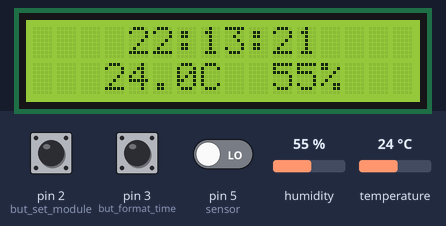
This sketch was run on a simulated Arduino Uno, built with avr-gcc and run on an emulated ATmega328P. Shown: 16×2 character LCD. The test bench sets the inputs (shaded band); at power-on: pin 3 (but_format_time) HIGH, humidity 55 %, temperature 24 °C, pin 2 (but_set_module) HIGH, pin 5 (sensor) LOW. The local clock reads 2024-03-15 10:24:30 at power-on unless the sketch sets it.

Above: at 1.2 s.
1.3 s: pin 3 (but_format_time) pulled LOW for 1.35 s
At 2.8 s:
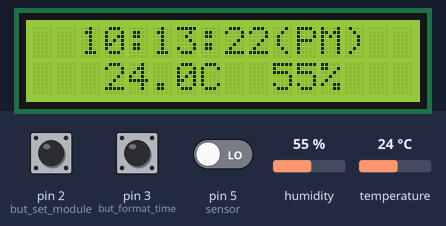
6.7 s: humidity set to 22 %
At 10.8 s:
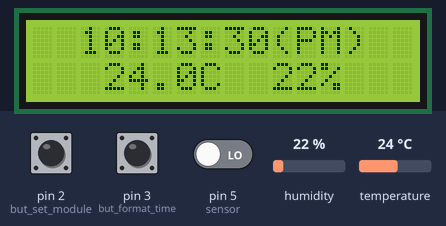
10.9 s: temperature set to 12 °C
At 14.9 s:
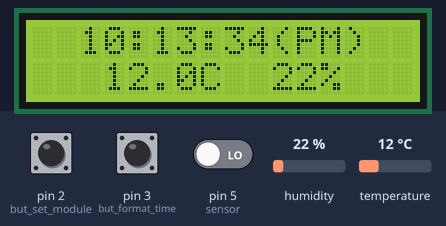
15.0 s: pin 2 (but_set_module) pulled LOW for 1.35 s
17.8 s: pin 3 (but_format_time) pulled LOW for 3.2 s
At 20.4 s:
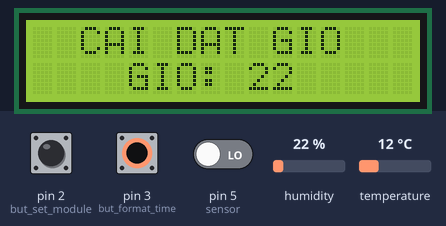
22.5 s: temperature set to 8 °C
At 26.24 s:
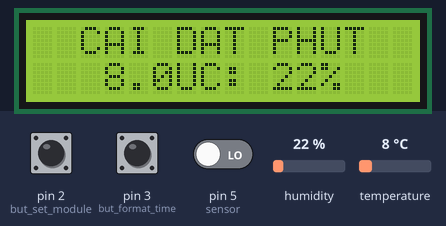
Timing chart, 0 to 27.7 s (numbered marks = the images above; inputs shaded):
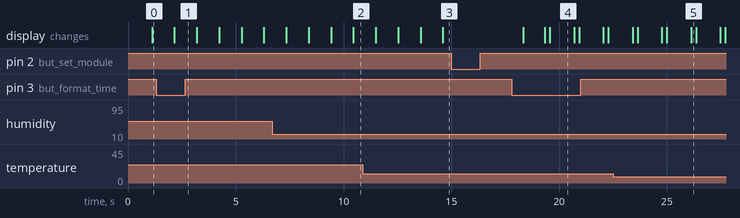

Measured:
- after the input at 1.3 s, the display: changes after 0.85 s (image 1)
- after the input at 15.0 s, every drawn part: stays the same
- after the input at 17.8 s, the display: first changes after 0.52 s (image 4 shows a later state)
- after the input at 22.5 s, the display: first differs from a run without the input after 3.6 s (image 5)
- what the display in image 4 shows lasts 1.1 s, from 19.6 s to 20.7 s

The sketch:

Timing_Clock.ino
```cpp
#define sensor 5

#include <DHT.h>
#include <Wire.h>
#include <LiquidCrystal_I2C.h>
#include "RTClib.h"

RTC_DS1307 rtc;
LiquidCrystal_I2C lcd(0x27, 16, 2);

//Khai bao Cam bien nhiet do, do am
const int DHTPIN = 4; // Đọc dữ liệu từ DHT11 ở chân 4 trên mạch Arduino
const int DHTTYPE = DHT11; // Khai báo loại cảm biến, có 2 loại là DHT11 và DHT22
DHT dht(DHTPIN, DHTTYPE);

volatile int but_set_module = 2, type_module = 0;  //0:auto(default) 1:manual
volatile int but_format_time = 3, type_time = 0; // 0:24h(default) 1:12h am-pm
int ButUp = 1;
int ButDown = 0;
bool sensorState = false; // Biến để theo dõi trạng thái của chân sensor
unsigned long lastChangeTime = 0; // Biến để lưu thời điểm cuối cùng chuyển đổi trạng thái của chân sensor

int gio = 0, phut = 0, giay = 0;
int dem = 0, gtcong, gttru, gtmenu;

void setup() {
  Serial.begin(9600);
  dht.begin(); // bật cảm biến
  lcd.init(); // thiết lập các cài đặt cho màn hình LCD
  lcd.backlight(); // bật đèn nền
  if (!rtc.begin()) {
    lcd.print("Couldn't find rtc");
    while (1);
  }

  if (!rtc.isrunning()) {
    lcd.print("RTC is not running!");
  }

  //điều chỉnh thời gian của RTC khớp với thời gian hiện tại của hệ thống
  rtc.adjust(DateTime(F(__DATE__), F(__TIME__)));

  // button transform module auto/manual
  pinMode(but_set_module, INPUT);
  attachInterrupt(0, trans_module, FALLING);

  // button transform type time display
  pinMode(but_format_time, INPUT);

  // button transform type time display
  pinMode(but_format_time, INPUT);
  attachInterrupt(1, trans_type, FALLING);

  // Button Up-Down
  pinMode(ButUp, INPUT);
  pinMode(ButDown, INPUT);
  // Sound Sensor
  pinMode(sensor, INPUT);
}

void trans_module() {
  type_module = !type_module; // Chuyển đổi giữa auto và manual
}

void trans_type(){
  type_time = !type_time; // Chuyển đổi giữa 24h và 12h
}

void HienThi() {   //hàm để hiển thị thời gian

  if (type_time == 1) {
    // 12h AM/PM
    lcd.setCursor(0, 0);
    lcd.print("  ");
    if (gio == 0 || gio == 12) {
      lcd.print("12");
    } else {
      lcd.print(gio % 12);
    }
  } else {
    // 24h
    lcd.setCursor(2, 0);
    lcd.print("  ");
    if (gio <= 9) {
      lcd.print("0");
      lcd.print(gio);
    } else {
      lcd.print(gio);
    }
  }
  //Hiển thị phút
  lcd.print(":");

  if (phut <= 9) {
    lcd.print("0");
    lcd.print(phut);
  } else {
    lcd.print(phut);
  }

  lcd.print(":");
  //Hiển thị giây
  if (giay <= 9) {
    lcd.print("0");
    lcd.print(giay);
  } else {
    lcd.print(giay);
  }
  //Hiển thị hậu tố
  if (type_time == 1) {
    if (gio >= 12) {
      lcd.print("(PM)");
    } else {
      lcd.print("(AM)");
    }
  } else {
    lcd.print("      ");
  }
}

void AutoModule() {
  //vào trạng thái auto phải cho biến đếm ở trạng thái manual = 0;
  if (dem != 0) {
    lcd.clear();    //xóa màn hình lcd
    dem = 0;
  }
  DateTime now = rtc.now();
  //Hiển thị giờ
  gio = now.hour();
  phut = now.minute();
  giay = now.second();
  HienThi();
}

void ManualModule() {
  gtmenu = digitalRead(but_format_time); // đọc trạng thái but_format_time và lưu vào biến gtmenu
  if (gtmenu == 0)
  {
    dem += 1;
  }
  delay(200);
  if (dem == 1) { doihienthi(); }
  if (dem == 2) { setgio(); }
  if (dem == 3) { setphut(); }
  if (dem == 4) { setgiay(); }
  if (dem == 5) {
    luusetup();
    delay(500);
  }
}

void doihienthi()
{
  gtcong = digitalRead(ButUp);  // đọc trạng thái ButUp và lưu vào biến gtcong
  gttru = digitalRead(ButDown);// đọc trạng thái ButDown và lưu vào biến gttru
  if (gtcong == 0)      //ktra xem được nhấn không, nếu nhấn thì trạng thái LOW, giá trị nguyên = 0
  {
    type_time == 1 ? type_time = 0 : type_time++;
  }
  if (gttru == 0)
  {
    type_time == 0 ? type_time = 1 : type_time--;
  }
  lcd.setCursor(0, 0);         //đặt vị trí con trỏ lên hàng 0 cột 0
  lcd.print(" CHE DO HIEN THI  ");
  lcd.setCursor(0, 1);
  lcd.print("    THEO: ");
  if (type_time == 0 )
  {
    lcd.setCursor(9, 1);
    lcd.print("24H");
    lcd.setCursor(13, 1);
    lcd.print("     ");
  }
  else if (type_time == 1)
  {
    lcd.setCursor(9, 1);
    lcd.print("12H");
    lcd.setCursor(13, 1);
    lcd.print("   ");
  }
}

void setgio()
{
  gtcong = digitalRead(ButUp);
  gttru = digitalRead(ButDown);
  if (gtcong == 0)
  {
    gio == 23 ? gio = 0 : gio++;
  }
  if (gttru == 0)
  {
    gio == 0 ? gio = 23 : gio--;
  }
  lcd.setCursor(0, 0);
  lcd.print("  CAI DAT GIO   ");
  lcd.setCursor(0, 1);
  lcd.print("    GIO: ");
  if (gio >= 0 &&  gio <= 9)
  {
    lcd.setCursor(9, 1);
    lcd.print(gio);
    lcd.setCursor(10, 1);
    lcd.print("      ");
  }
  else if (gio >= 10 &&  gio <= 24)
  {
    lcd.setCursor(9, 1);
    lcd.print(gio);
    lcd.setCursor(11, 1);
    lcd.print("      ");
  }
  //rtc.setTime(gio, phut, giay);
  delay(100);
}

void setphut()
{
  gtcong = digitalRead(ButUp);
  gttru = digitalRead(ButDown);
  if (gtcong == 0)
  {
    phut == 60 ? phut = 0 : phut++;
  }
  if (gttru == 0)
  {
    phut == 0 ? phut = 60 : phut--;
  }
  lcd.setCursor(0, 0);
  lcd.print("  CAI DAT PHUT  ");
  lcd.setCursor(0, 1);
  lcd.print("    PHUT: ");
  if (phut >= 0 &&  phut <= 9)
  {
    lcd.setCursor(10, 1);
    lcd.print(phut);
    lcd.setCursor(11, 1);
    lcd.print("     ");
  }
  else if (phut >= 10 &&  phut <= 60)
  {
    lcd.setCursor(10, 1);
    lcd.print(phut);
    lcd.setCursor(12, 1);
    lcd.print("     ");
  }

  delay(100);
}

void setgiay()
{
  gtcong = digitalRead(ButUp);
  gttru = digitalRead(ButDown);
  if (gtcong == 0)
  {
    giay == 60 ? giay = 0 : giay++;
  }
  if (gttru == 0)
  {
    giay == 0 ? giay = 60 : giay--;
  }
  lcd.setCursor(0, 0);
  lcd.print("  CAI DAT GIAY  ");
  lcd.setCursor(0, 1);
  lcd.print("    GIAY: ");
  if (giay >= 0 &&  giay <= 9)
  {
    lcd.setCursor(10, 1);
    lcd.print(giay);
    lcd.setCursor(11, 1);
    lcd.print("     ");
  }
  else if (giay >= 10 &&  giay <= 60)
  {
    lcd.setCursor(10, 1);
    lcd.print(giay);
    lcd.setCursor(12, 1);
    lcd.print("     ");
  }
  delay(100);
}

void luusetup()
{
  lcd.clear();
  lcd.setCursor(2, 0);
  lcd.print("SAVE SETTING");
  lcd.setCursor(2, 1);
  lcd.print("PROGRESS....");
  delay(500);
  lcd.clear();
  dem++;
}

void DisplayTemperatureAndHumidity() {
  float temperature = dht.readTemperature(); // Đọc nhiệt độ C từ cảm biến
  float humidity = dht.readHumidity(); // Đọc độ ẩm từ cảm biến
  delay(1000);
  //Hiển thị lên màn hình
  lcd.setCursor(3, 1);
  lcd.print(temperature, 1);//Hiển thị nhiệt độ sau dấu phẩy 1 số
  lcd.setCursor(7, 1);
  lcd.print("C");
  lcd.setCursor(10, 1);
  lcd.print(humidity, 0);//Hiển thị độ ẩm
  lcd.setCursor(12, 1);
  lcd.print("%");

  // Điều chỉnh độ tương phản dựa trên trạng thái của chân sensor
  if (sensorState) {
    // Nếu chân sensor đang nhận tín hiệu 1
    unsigned long currentTime = millis();
    if (currentTime - lastChangeTime >= 300000) { // Kiểm tra nếu đã qua 5 phút
      byte newContrast = 150 + 30; // Tăng độ tương phản
      newContrast = min(255, newContrast); // Đảm bảo không vượt quá giá trị tối đa
      lcd.setContrast(newContrast); // Đặt mức độ tương phản mới
      adjustContrast(newContrast);
      lastChangeTime = currentTime; // Lưu thời điểm cuối cùng điều chỉnh
    }
  } else {
    // Nếu chân sensor đang nhận tín hiệu 0
    unsigned long currentTime = millis();
    if (currentTime - lastChangeTime >= 600000) { // Kiểm tra nếu đã qua 10 phút
      byte newContrast = 150 - 30; // Giảm độ tương phản
      newContrast = max(0, newContrast); // Đảm bảo không nhỏ hơn giá trị tối thiểu
      lcd.setContrast(newContrast); // Đặt mức độ tương phản mới
      adjustContrast(newContrast);
      lastChangeTime = currentTime; // Lưu thời điểm cuối cùng điều chỉnh
    }
  }

}

void adjustContrast(byte contrast) {
  // Gửi lệnh điều chỉnh độ tương phản qua giao tiếp I2C
  Wire.beginTransmission(0x27); // Địa chỉ của màn hình LCD
  Wire.write(0x39); // Lệnh điều chỉnh độ tương phản
  Wire.write(0x70 | (contrast & 0xF)); // Độ tương phản
  Wire.endTransmission();
}

void updateTime() {

  HienThi();
  giay++;
  if (giay == 60) {
    giay = 0;
    phut++;
  }
  if (phut == 60) {
    phut = 0;
    gio++;
  }
  delay(1000);
}

void loop() {
  DisplayTemperatureAndHumidity();
  // put your main code here, to run repeatedly:
  if (type_module == 0) {
    AutoModule();
  }
  else {
    ManualModule();
    if (dem == 6) {
      updateTime();
    }
  }
  int sensorReading = digitalRead(sensor);
  if (sensorReading == 1 && !sensorState) {
    // Nếu nhận được tín hiệu 1 từ chân sensor và trạng thái trước đó là 0
    sensorState = true; // Cập nhật trạng thái của chân sensor
    lastChangeTime = millis(); // Lưu thời điểm của sự thay đổi
  } else if (sensorReading == 0 && sensorState) {
    // Nếu nhận được tín hiệu 0 từ chân sensor và trạng thái trước đó là 1
    sensorState = false; // Cập nhật trạng thái của chân sensor
  }
}
```
